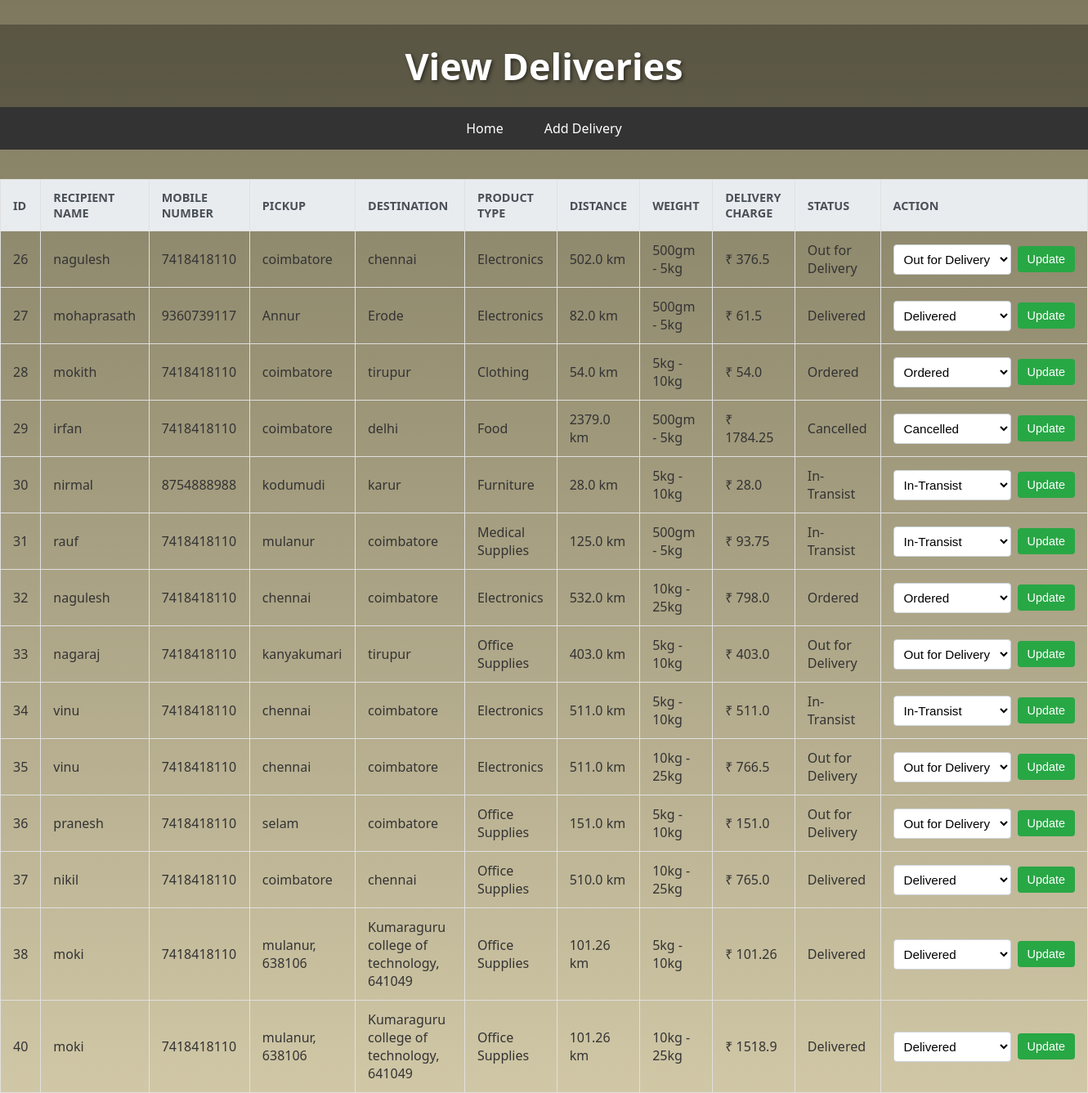
/admin_view_delivery/, run on the app's committed database.
### vortex_logistics_app/models.py (models this page shows, shortened)
class Delivery(models.Model):
    recipient_name = models.CharField(max_length=100)
    recipient_mobile_number = models.CharField(max_length=15)
    pickup = models.CharField(max_length=255)
    destination = models.CharField(max_length=255)
    product_type = models.CharField(max_length=50, choices=[
        ('Documents', 'Documents'),
        ('Clothing', 'Clothing'),
        ('Electronics', 'Electronics'),
        ('Food', 'Food'),
        ('Furniture', 'Furniture'),
        ('Gifts', 'Gifts'),
        ('Health', 'Health & Beauty Products'),
        ('Office Supplies', 'Office Supplies'),
        ('Industrial Parts', 'Industrial & Automotive Parts'),
        ('Medical Supplies', 'Medical Supplies'),
    ])
    distance = models.FloatField()
    weight = models.CharField(max_length=50)
    delivery_charge = models.FloatField()
    status = models.CharField(max_length=25, choices=[
        ('Ordered', 'Ordered'),
        ('Picked', 'Picked'),
        ('In-Transist', 'In-Transist'),
        ('Out for Delivery', 'Out for Delivery'),
        ('Delivered', 'Delivered'),
        ('Cancelled', 'Cancelled'),
    ], null=True, blank=True
    )

### vortex_logistics_app/views.py (the view)
# urls.py: path('admin_view_delivery/',
def admin_view_delivery(request):
    deliveries = Delivery.objects.all()
    return render(request, 'admin_view_delivery.html', {'deliveries': deliveries})

### vortex_logistics_app/templates/admin_view_delivery.html (shortened to what this page needs)
<!DOCTYPE html>
<html lang="en">
<head>
</head>
<body>
    <h1>View Deliveries</h1>
    <nav>
        <ul>
            <li><a href="{% url 'admin_home' %}">Home</a></li>
            <li><a href="{% url 'add_delivery' %}">Add Delivery</a></li>
        </ul>
    </nav>
    <table id="deliveriesTable">
        <thead>
            <tr>
                <th>ID</th>
                <th>Recipient Name</th>
                <th>Mobile Number</th>
                <th>Pickup</th>
                <th>Destination</th>
                <th>Product Type</th>
                <th>Distance</th>
                <th>Weight</th>
                <th>Delivery Charge</th>
                <th>Status</th>
                <th>Action</th>
            </tr>
        </thead>
        <tbody>
            {% for delivery in deliveries %}
                <tr>
                    <td>{{ delivery.id }}</td>
                    <td>{{ delivery.recipient_name }}</td>
                    <td>{{ delivery.recipient_mobile_number }}</td>
                    <td>{{ delivery.pickup }}</td>
                    <td>{{ delivery.destination }}</td>
                    <td>{{ delivery.product_type }}</td>
                    <td>{{ delivery.distance }} km</td>
                    <td>{{ delivery.weight }}</td>
                    <td>₹ {{ delivery.delivery_charge }}</td>
                    <td>
                        <span class="current-status">{{ delivery.status }}</span>
                    </td>
                    <td>
                        <form class="status-form" data-delivery-id="{{ delivery.id }}">
                            <select name="status">
                                <option value="Ordered" {% if delivery.status == "Ordered" %}selected{% endif %}>Ordered</option>
                                <option value="In-Transist" {% if delivery.status == "In-Transist" %}selected{% endif %}>In-Transist</option>
                                <option value="Out for Delivery" {% if delivery.status == "Out for Delivery" %}selected{% endif %}>Out for Delivery</option>
                                <option value="Delivered" {% if delivery.status == "Delivered" %}selected{% endif %}>Delivered</option>
                                <option value="Cancelled" {% if delivery.status == "Cancelled" %}selected{% endif %}>Cancelled</option>
                            </select>
                            <button type="submit">Update</button>
                        </form>
                    </td>
                </tr>
            {% endfor %}
        </tbody>
    </table>
</body>
</html>

### vortex_logistics_app/templates/admin_view_delivery.html (style rules this page uses)
body { font-family: 'Segoe UI', Tahoma, Geneva, Verdana, sans-serif; margin: 0; padding: 0; background-image: linear-gradient(rgba(50, 42, 0, 0.633), rgba(123, 97, 3, 0.353)), url(keith-misner-h0Vxgz5tyXA-unsplash.jpg); background-position: center; background-size: cover; color: #333; min-height: 100vh; display: flex; flex-direction: column; }
h1 { text-align: center; padding: 20px 0; font-size: 2.8rem; color: #fff; text-shadow: 2px 2px 4px rgba(0,0,0,0.5); background-color: rgba(0, 0, 0, 0.3); margin-bottom: 0; }
nav ul { list-style: none; padding: 0; display: flex; justify-content: center; background-color: #333; margin-top: 0; }
nav ul li { margin: 0; }
nav ul li a { color: #fff; text-decoration: none; padding: 15px 25px; display: block; transition: background-color 0.3s ease; }
table { width: 100%; border-collapse: collapse; margin-top: 20px; min-width: 800px; }
th, td { border: 1px solid #e0e0e0; padding: 12px 15px; text-align: left; vertical-align: middle; }
th { background-color: #e9ecef; font-weight: bold; color: #495057; text-transform: uppercase; font-size: 0.9em; }
.status-form { display: flex; align-items: center; gap: 8px; }
.status-form select { padding: 8px; border-radius: 4px; border: 1px solid #ced4da; font-size: 0.95em; background-color: #fff; }
.status-form button { padding: 8px 12px; background-color: #28a745; color: white; border: none; border-radius: 4px; cursor: pointer; font-size: 0.9em; transition: background-color 0.3s ease; }

### data on the page
Delivery: id "26", recipient_name "nagulesh", recipient_mobile_number "7418418110", pickup "coimbatore", destination "chennai", product_type "Electronics", distance "502.0", weight "500gm - 5kg", delivery_charge "376.5", status "Out for Delivery"
Delivery: id "27", recipient_name "mohaprasath", recipient_mobile_number "9360739117", pickup "Annur", destination "Erode", product_type "Electronics", distance "82.0", weight "500gm - 5kg", delivery_charge "61.5", status "Delivered"
Delivery: id "28", recipient_name "mokith", recipient_mobile_number "7418418110", pickup "coimbatore", destination "tirupur", product_type "Clothing", distance "54.0", weight "5kg - 10kg", delivery_charge "54.0", status "Ordered"
Delivery: id "29", recipient_name "irfan", recipient_mobile_number "7418418110", pickup "coimbatore", destination "delhi", product_type "Food", distance "2379.0", weight "500gm - 5kg", delivery_charge "1784.25", status "Cancelled"
Delivery: id "30", recipient_name "nirmal", recipient_mobile_number "8754888988", pickup "kodumudi", destination "karur", product_type "Furniture", distance "28.0", weight "5kg - 10kg", delivery_charge "28.0", status "In-Transist"
Delivery: id "31", recipient_name "rauf", recipient_mobile_number "7418418110", pickup "mulanur", destination "coimbatore", product_type "Medical Supplies", distance "125.0", weight "500gm - 5kg", delivery_charge "93.75", status "In-Transist"
Delivery: id "32", recipient_name "nagulesh", recipient_mobile_number "7418418110", pickup "chennai", destination "coimbatore", product_type "Electronics", distance "532.0", weight "10kg - 25kg", delivery_charge "798.0", status "Ordered"
Delivery: id "33", recipient_name "nagaraj", recipient_mobile_number "7418418110", pickup "kanyakumari", destination "tirupur", product_type "Office Supplies", distance "403.0", weight "5kg - 10kg", delivery_charge "403.0", status "Out for Delivery"
Delivery: id "34", recipient_name "vinu", recipient_mobile_number "7418418110", pickup "chennai", destination "coimbatore", product_type "Electronics", distance "511.0", weight "5kg - 10kg", delivery_charge "511.0", status "In-Transist"
Delivery: id "35", recipient_name "vinu", recipient_mobile_number "7418418110", pickup "chennai", destination "coimbatore", product_type "Electronics", distance "511.0", weight "10kg - 25kg", delivery_charge "766.5", status "Out for Delivery"
Delivery: id "36", recipient_name "pranesh", recipient_mobile_number "7418418110", pickup "selam", destination "coimbatore", product_type "Office Supplies", distance "151.0", weight "5kg - 10kg", delivery_charge "151.0", status "Out for Delivery"
Delivery: id "37", recipient_name "nikil", recipient_mobile_number "7418418110", pickup "coimbatore", destination "chennai", product_type "Office Supplies", distance "510.0", weight "10kg - 25kg", delivery_charge "765.0", status "Delivered"
Delivery: id "38", recipient_name "moki", recipient_mobile_number "7418418110", pickup "mulanur, 638106", destination "Kumaraguru college of technology, 641049", product_type "Office Supplies", distance "101.26", weight "5kg - 10kg", delivery_charge "101.26", status "Delivered"
Delivery: id "40", recipient_name "moki", recipient_mobile_number "7418418110", pickup "mulanur, 638106", destination "Kumaraguru college of technology, 641049", product_type "Office Supplies", distance "101.26", weight "10kg - 25kg", delivery_charge "1518.9", status "Delivered"
